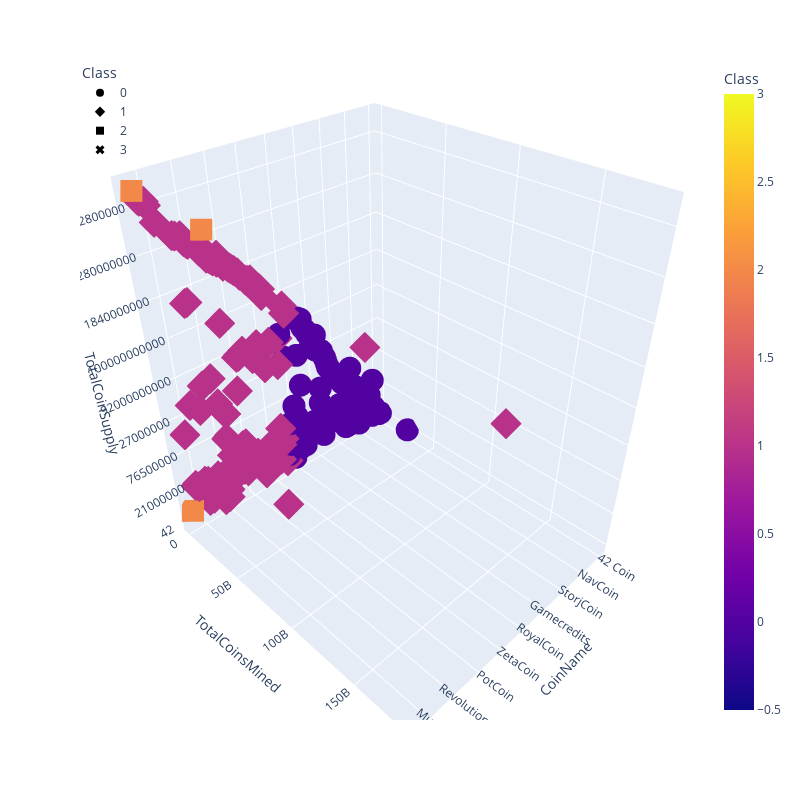

Here is the notebook cell this chart was saved with:
### Markdown cell above
### Deliverable 4: Visualizing Cryptocurrencies Results

#### 3D-Scatter with Clusters

### Code cell
# Creating a 3D-Scatter with the PCA data and the clusters
fig = px.scatter_3d(
    clustered_df,
    x="CoinName",
    y="TotalCoinsMined",
    z="TotalCoinSupply",
    color="Class",
    symbol="Class",
    width=800,
    height=800,
    hover_name="CoinName",
   
   
)
fig.update_layout(legend=dict(x=0, y=1))
fig.show()

### Figure 1 — Plotly figure (JSON) as saved in the notebook; plotly's stock layout.template omitted (floating-point values rounded to 4 significant figures; data arrays with more than 128 entries replaced by an {"elided": "..."} marker saying what was removed)
{"data": [{"hovertemplate": "<b>%{hovertext}</b><br><br>Class=%{marker.color}<br>CoinName=%{x}<br>TotalCoinsMined=%{y}<br>TotalCoinSupply=%{z}<extra></extra>", "hovertext": {"elided": "311 str values"}, "legendgroup": "0", "marker": {"color": {"elided": "311 int values"}, "coloraxis": "coloraxis", "symbol": "circle"}, "mode": "markers", "name": "0", "scene": "scene", "showlegend": true, "type": "scatter3d", "x": {"elided": "311 str values"}, "y": {"elided": "311 float values"}, "z": {"elided": "311 str values"}}, {"hovertemplate": "<b>%{hovertext}</b><br><br>Class=%{marker.color}<br>CoinName=%{x}<br>TotalCoinsMined=%{y}<br>TotalCoinSupply=%{z}<extra></extra>", "hovertext": {"elided": "259 str values"}, "legendgroup": "1", "marker": {"color": {"elided": "259 int values"}, "coloraxis": "coloraxis", "symbol": "diamond"}, "mode": "markers", "name": "1", "scene": "scene", "showlegend": true, "type": "scatter3d", "x": {"elided": "259 str values"}, "y": {"elided": "259 float values"}, "z": {"elided": "259 str values"}}, {"hovertemplate": "<b>%{hovertext}</b><br><br>Class=%{marker.color}<br>CoinName=%{x}<br>TotalCoinsMined=%{y}<br>TotalCoinSupply=%{z}<extra></extra>", "hovertext": ["BowsCoin", null, null, "Revenu", null, "FreeCoin"], "legendgroup": "2", "marker": {"color": [2, 2, 2, 2, 2, 2], "coloraxis": "coloraxis", "symbol": "square"}, "mode": "markers", "name": "2", "scene": "scene", "showlegend": true, "type": "scatter3d", "x": ["BowsCoin", null, null, "Revenu", null, "FreeCoin"], "y": [55454734800, 1772000000.0, 638400000.0, 204479039, 1000000000, 100000000], "z": ["86712634466", "5200000000", "840000000", "252460800", "1000000000", "100000000"]}, {"hovertemplate": "<b>%{hovertext}</b><br><br>Class=%{marker.color}<br>CoinName=%{x}<br>TotalCoinsMined=%{y}<br>TotalCoinSupply=%{z}<extra></extra>", "hovertext": [null], "legendgroup": "3", "marker": {"color": [3], "coloraxis": "coloraxis", "symbol": "x"}, "mode": "markers", "name": "3", "scene": "scene", "showlegend": true, "type": "scatter3d", "x": [null], "y": [990000000000.0], "z": ["990000000000"]}], "layout": {"coloraxis": {"colorbar": {"title": {"text": "Class"}}, "colorscale": [[0, "#0d0887"], [0.1111, "#46039f"], [0.2222, "#7201a8"], [0.3333, "#9c179e"], [0.4444, "#bd3786"], [0.5556, "#d8576b"], [0.6667, "#ed7953"], [0.7778, "#fb9f3a"], [0.8889, "#fdca26"], [1, "#f0f921"]]}, "height": 800, "legend": {"title": {"text": "Class"}, "tracegroupgap": 0, "x": 0, "y": 1}, "margin": {"t": 60}, "scene": {"domain": {"x": [0, 1], "y": [0, 1]}, "xaxis": {"title": {"text": "CoinName"}}, "yaxis": {"title": {"text": "TotalCoinsMined"}}, "zaxis": {"title": {"text": "TotalCoinSupply"}}}, "width": 800}}
